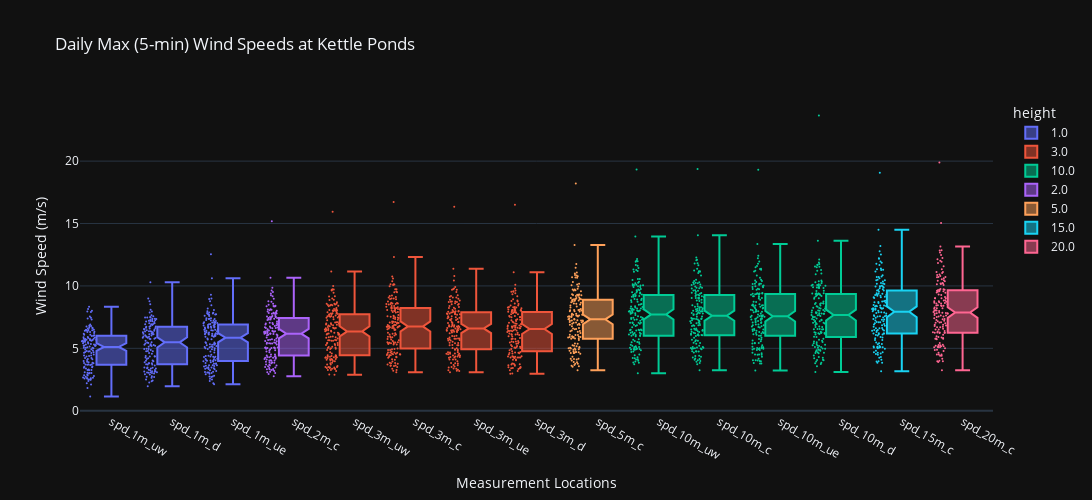

Source (notebook cell):
### Markdown cell above
Wind speeds agree generally across these, but we should look at correlations as well. The 10m level looks like the best and most consistent across space and time, additionally, that will be consistent with other measurements of wind speed.

### Code cell
# Make a boxplot of the daily average wind speeds at each height and each tower
fig = px.box(sos_daily_max_tidy_df, 
             x='variable', 
             y='value', 
             color='height',
             title='Daily Max (5-min) Wind Speeds at Kettle Ponds',
             # show time in the hover
             hover_data=['time'],
             template='plotly_dark',
             height=500,
             width=1100,
             # widen the box
            boxmode='overlay',
            notched=True,
            points='all',
            category_orders={
                "variable":['spd_1m_uw','spd_1m_d','spd_1m_ue',  'spd_2m_c', 'spd_3m_uw','spd_3m_c', 'spd_3m_ue','spd_3m_d', 'spd_5m_c',
                             'spd_10m_uw','spd_10m_c','spd_10m_ue','spd_10m_d','spd_15m_c', 'spd_20m_c']
            }
            )
# add jitter
fig.update_traces(jitter=0.5, marker=dict(size=2))
# add labels to the x and y axis
fig.update_xaxes(title_text='Measurement Locations')
fig.update_yaxes(title_text='Wind Speed (m/s)')

fig

### Figure 1 — Plotly figure (JSON) as saved in the notebook; plotly's stock layout.template omitted (floating-point values rounded to 4 significant figures; data arrays with more than 128 entries replaced by an {"elided": "..."} marker saying what was removed)
{"data": [{"alignmentgroup": "True", "boxpoints": "all", "customdata": {"elided": "480x1 str values"}, "hovertemplate": "height=1.0<br>variable=%{x}<br>value=%{y}<br>time=%{customdata[0]}<extra></extra>", "jitter": 0.5, "legendgroup": "1.0", "marker": {"color": "#636efa", "size": 2}, "name": "1.0", "notched": true, "offsetgroup": "1.0", "orientation": "v", "showlegend": true, "type": "box", "x": {"elided": "480 str values"}, "x0": " ", "xaxis": "x", "y": {"elided": "480 float values"}, "y0": " ", "yaxis": "y"}, {"alignmentgroup": "True", "boxpoints": "all", "customdata": {"elided": "640x1 str values"}, "hovertemplate": "height=3.0<br>variable=%{x}<br>value=%{y}<br>time=%{customdata[0]}<extra></extra>", "jitter": 0.5, "legendgroup": "3.0", "marker": {"color": "#EF553B", "size": 2}, "name": "3.0", "notched": true, "offsetgroup": "3.0", "orientation": "v", "showlegend": true, "type": "box", "x": {"elided": "640 str values"}, "x0": " ", "xaxis": "x", "y": {"elided": "640 float values"}, "y0": " ", "yaxis": "y"}, {"alignmentgroup": "True", "boxpoints": "all", "customdata": {"elided": "640x1 str values"}, "hovertemplate": "height=10.0<br>variable=%{x}<br>value=%{y}<br>time=%{customdata[0]}<extra></extra>", "jitter": 0.5, "legendgroup": "10.0", "marker": {"color": "#00cc96", "size": 2}, "name": "10.0", "notched": true, "offsetgroup": "10.0", "orientation": "v", "showlegend": true, "type": "box", "x": {"elided": "640 str values"}, "x0": " ", "xaxis": "x", "y": {"elided": "640 float values"}, "y0": " ", "yaxis": "y"}, {"alignmentgroup": "True", "boxpoints": "all", "customdata": {"elided": "160x1 str values"}, "hovertemplate": "height=2.0<br>variable=%{x}<br>value=%{y}<br>time=%{customdata[0]}<extra></extra>", "jitter": 0.5, "legendgroup": "2.0", "marker": {"color": "#ab63fa", "size": 2}, "name": "2.0", "notched": true, "offsetgroup": "2.0", "orientation": "v", "showlegend": true, "type": "box", "x": {"elided": "160 str values"}, "x0": " ", "xaxis": "x", "y": {"elided": "160 float values"}, "y0": " ", "yaxis": "y"}, {"alignmentgroup": "True", "boxpoints": "all", "customdata": {"elided": "160x1 str values"}, "hovertemplate": "height=5.0<br>variable=%{x}<br>value=%{y}<br>time=%{customdata[0]}<extra></extra>", "jitter": 0.5, "legendgroup": "5.0", "marker": {"color": "#FFA15A", "size": 2}, "name": "5.0", "notched": true, "offsetgroup": "5.0", "orientation": "v", "showlegend": true, "type": "box", "x": {"elided": "160 str values"}, "x0": " ", "xaxis": "x", "y": {"elided": "160 float values"}, "y0": " ", "yaxis": "y"}, {"alignmentgroup": "True", "boxpoints": "all", "customdata": {"elided": "160x1 str values"}, "hovertemplate": "height=15.0<br>variable=%{x}<br>value=%{y}<br>time=%{customdata[0]}<extra></extra>", "jitter": 0.5, "legendgroup": "15.0", "marker": {"color": "#19d3f3", "size": 2}, "name": "15.0", "notched": true, "offsetgroup": "15.0", "orientation": "v", "showlegend": true, "type": "box", "x": {"elided": "160 str values"}, "x0": " ", "xaxis": "x", "y": {"elided": "160 float values"}, "y0": " ", "yaxis": "y"}, {"alignmentgroup": "True", "boxpoints": "all", "customdata": {"elided": "160x1 str values"}, "hovertemplate": "height=20.0<br>variable=%{x}<br>value=%{y}<br>time=%{customdata[0]}<extra></extra>", "jitter": 0.5, "legendgroup": "20.0", "marker": {"color": "#FF6692", "size": 2}, "name": "20.0", "notched": true, "offsetgroup": "20.0", "orientation": "v", "showlegend": true, "type": "box", "x": {"elided": "160 str values"}, "x0": " ", "xaxis": "x", "y": {"elided": "160 float values"}, "y0": " ", "yaxis": "y"}], "layout": {"boxmode": "overlay", "height": 500, "legend": {"title": {"text": "height"}, "tracegroupgap": 0}, "title": {"text": "Daily Max (5-min) Wind Speeds at Kettle Ponds"}, "width": 1100, "xaxis": {"anchor": "y", "categoryarray": ["spd_1m_uw", "spd_1m_d", "spd_1m_ue", "spd_2m_c", "spd_3m_uw", "spd_3m_c", "spd_3m_ue", "spd_3m_d", "spd_5m_c", "spd_10m_uw", "spd_10m_c", "spd_10m_ue", "spd_10m_d", "spd_15m_c", "spd_20m_c"], "categoryorder": "array", "domain": [0, 1], "title": {"text": "Measurement Locations"}}, "yaxis": {"anchor": "x", "domain": [0, 1], "title": {"text": "Wind Speed (m/s)"}}}}
